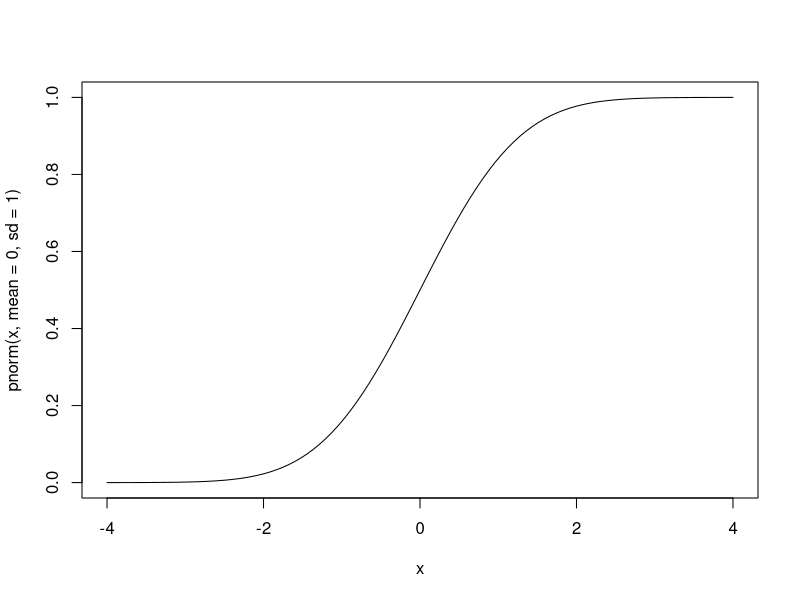
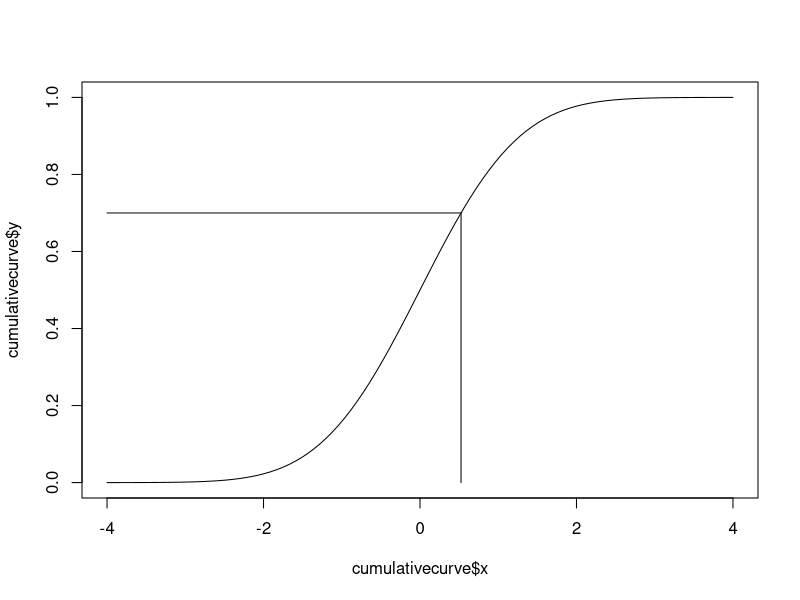
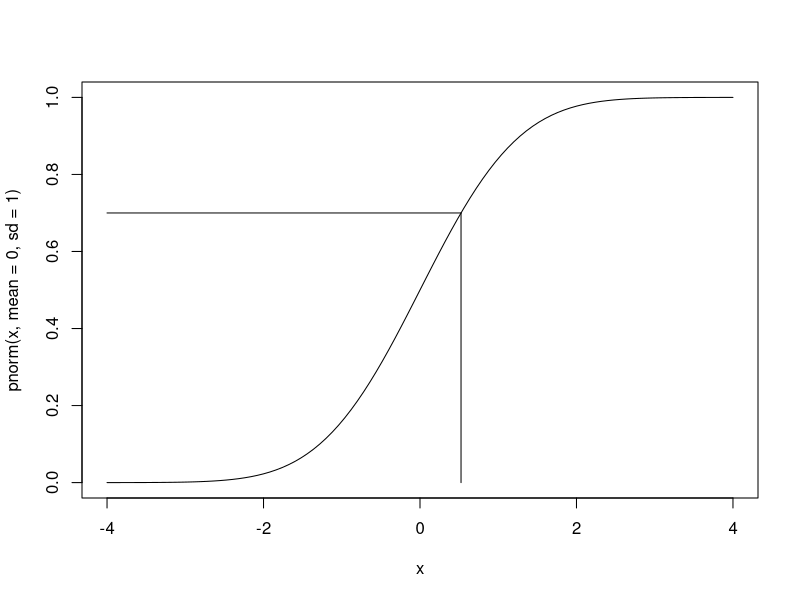
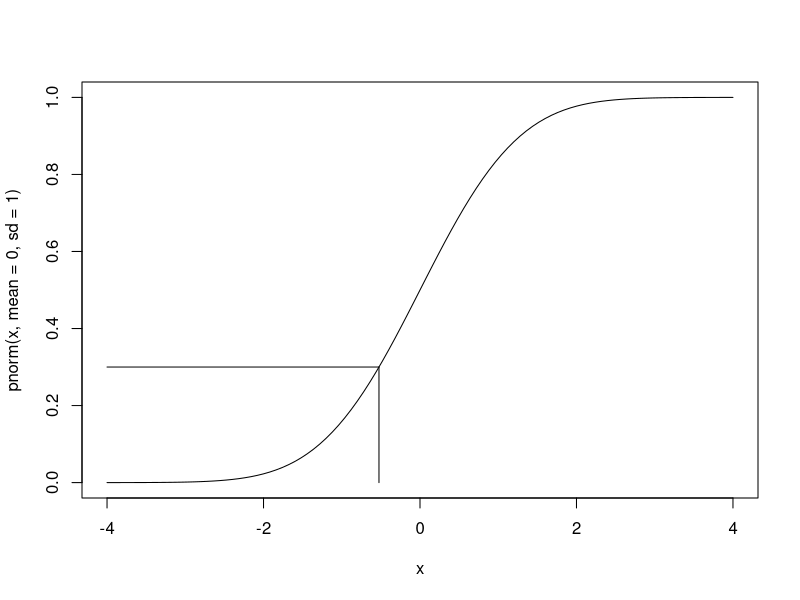
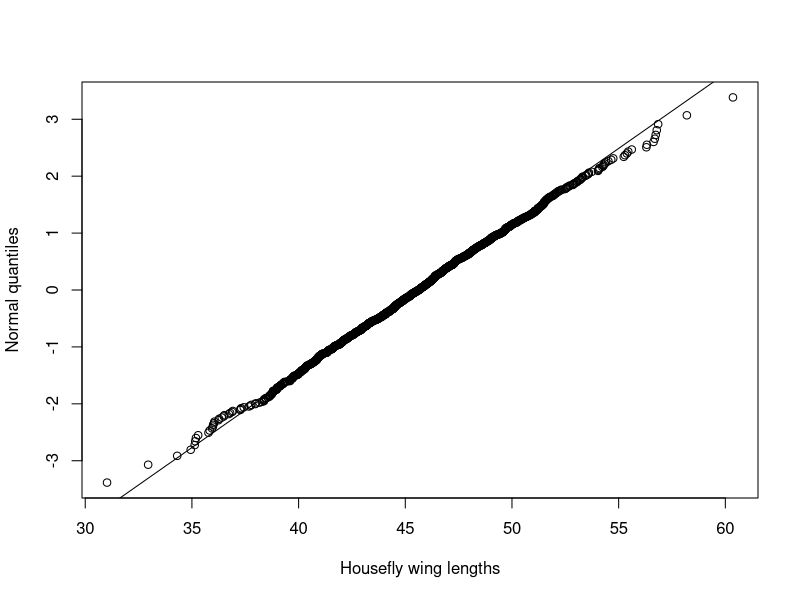
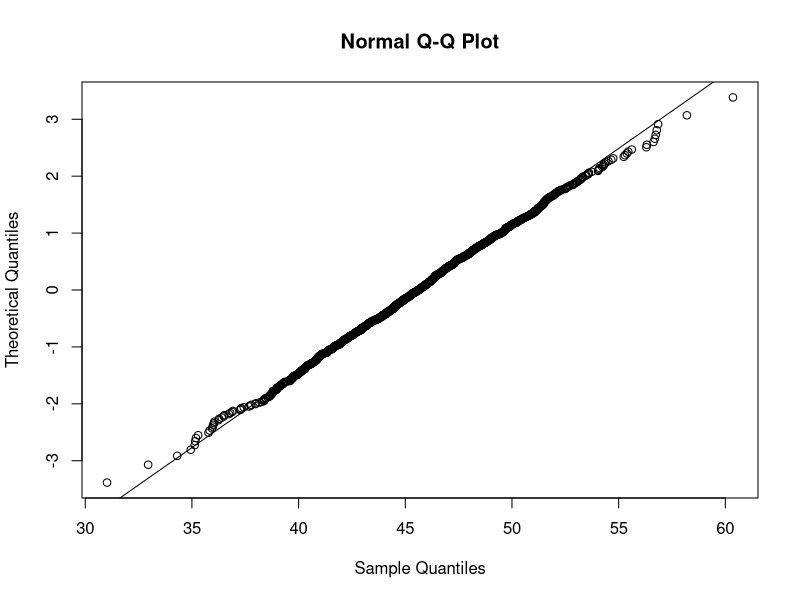

Reproduce these figures in R, in order. (Note: this script raises an error after producing the figures.)
## ---- chunk 1
knitr::opts_chunk$set(echo = TRUE)
## ---- chunk 2
cumulativecurve <- curve(pnorm(x, mean=0, sd=1),
      -4, 4,
      lty="solid")
## ---- chunk 3
qnorm(0.7)
qnorm(0.3)
qnorm(1) #As the text says, this is Inf(infinity)
## ---- chunk 4
plot(cumulativecurve,
     type="l")
segments(x0 = qnorm(0.7),
         y0 = 0,
         x1 = qnorm(0.7),
         y1 = 0.7)

segments(x0 = qnorm(0.7),
         y0 = 0.7,
         x1 = -4,
         y1 = 0.7)
## ---- chunk 5
fig6.5.function <- function (cumulativepercent,
                             normaldeviateleft,
                             normaldeviateright){
  curve(pnorm(x, mean=0, sd=1),
        normaldeviateleft,
        normaldeviateright,
        lty="solid")
  
  segments(x0 = qnorm(cumulativepercent),
           y0 = 0,
           x1 = qnorm(cumulativepercent),
           y1 = cumulativepercent)
  
  segments(x0 = qnorm(cumulativepercent),
           y0 = cumulativepercent,
           x1 = normaldeviateleft,
           y1 = cumulativepercent)
}

fig6.5.function(0.7,
                -4,
                4)


fig6.5.function(0.3,
                -4,
                4)

## ---- chunk 6
fakehouseflydata <- data.frame(
  "winglength" = rnorm(n = 1400,
                       mean = 45.5,
                       sd = 3.90)
)
## ---- chunk 7
library(dplyr)
## ---- chunk 8
ordered_fakehouseflydata <- fakehouseflydata %>%
  arrange(winglength)
## ---- chunk 9
rank(c(4,3,6,2,2),
     ties.method = "first")

rank(c(4,3,6,2,2),
     ties.method = "last")

rank(c(4,3,6,2,2),
     ties.method = "average")

rank(c(4,3,6,2,2),
     ties.method = "random")

rank(c(4,3,6,2,2),
     ties.method = "min")

rank(c(4,3,6,2,2),
     ties.method = "max")
## ---- chunk 10
ordered_fakehouseflydata$i <- rank(ordered_fakehouseflydata$winglength,
                                       ties.method = "average")
ordered_fakehouseflydata$p <- (ordered_fakehouseflydata$i - 0.5)/length(ordered_fakehouseflydata$winglength)
                                       
## ---- chunk 11
ordered_fakehouseflydata$normal_quantile <- qnorm(ordered_fakehouseflydata$p,
                                                  mean = 0, 
                                                  sd = 1)
## ---- chunk 12
plot(y = ordered_fakehouseflydata$normal_quantile,
     x = ordered_fakehouseflydata$winglength,
     xlab = "Housefly wing lengths",
     ylab = "Normal quantiles")
qqline(y=ordered_fakehouseflydata$winglength,
       datax=TRUE)

qqnorm(y= ordered_fakehouseflydata$winglength,
       datax=TRUE)
qqline(y=ordered_fakehouseflydata$winglength,
       datax=TRUE)
## ---- chunk 13
order(c(4,3,6,2,2))
order(order(c(4,3,6,2,2)))
## ---- chunk 14
stats:::qqnorm.default
x <- qnorm(ppoints(n))[order(order(y))]
